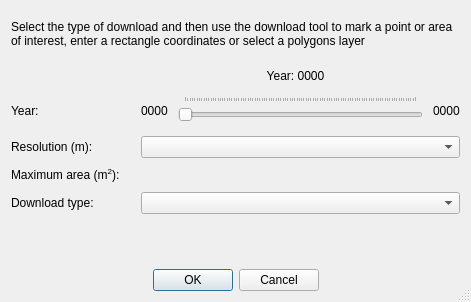
<?xml version="1.0" encoding="UTF-8"?>
<ui version="4.0">
 <class>Download</class>
 <widget class="QDialog" name="Download">
  <property name="geometry">
   <rect>
    <x>0</x>
    <y>0</y>
    <width>471</width>
    <height>302</height>
   </rect>
  </property>
  <property name="sizePolicy">
   <sizepolicy hsizetype="Expanding" vsizetype="Minimum">
    <horstretch>0</horstretch>
    <verstretch>0</verstretch>
   </sizepolicy>
  </property>
  <property name="minimumSize">
   <size>
    <width>0</width>
    <height>0</height>
   </size>
  </property>
  <property name="windowTitle">
   <string>Downloads</string>
  </property>
  <property name="sizeGripEnabled">
   <bool>true</bool>
  </property>
  <property name="modal">
   <bool>true</bool>
  </property>
  <layout class="QGridLayout" name="gridLayout">
   <item row="0" column="0">
    <layout class="QVBoxLayout" name="verticalLayout">
     <property name="spacing">
      <number>10</number>
     </property>
     <item>
      <widget class="QLabel" name="label_info">
       <property name="sizePolicy">
        <sizepolicy hsizetype="Expanding" vsizetype="Expanding">
         <horstretch>0</horstretch>
         <verstretch>0</verstretch>
        </sizepolicy>
       </property>
       <property name="text">
        <string>Select the type of download and then use the download tool to mark a point or area of interest, enter a rectangle coordinates or select a polygons layer</string>
       </property>
       <property name="scaledContents">
        <bool>true</bool>
       </property>
       <property name="wordWrap">
        <bool>true</bool>
       </property>
      </widget>
     </item>
     <item>
      <layout class="QHBoxLayout" name="horizontalLayout_year_2">
       <item>
        <spacer name="horizontalSpacer">
         <property name="orientation">
          <enum>Qt::Horizontal</enum>
         </property>
         <property name="sizeType">
          <enum>QSizePolicy::Fixed</enum>
         </property>
         <property name="sizeHint" stdset="0">
          <size>
           <width>120</width>
           <height>20</height>
          </size>
         </property>
        </spacer>
       </item>
       <item>
        <widget class="QLabel" name="label_year">
         <property name="text">
          <string>Year: 0000</string>
         </property>
         <property name="alignment">
          <set>Qt::AlignCenter</set>
         </property>
        </widget>
       </item>
      </layout>
     </item>
     <item>
      <layout class="QHBoxLayout" name="horizontalLayout_year">
       <item>
        <widget class="QLabel" name="label_year_static">
         <property name="minimumSize">
          <size>
           <width>120</width>
           <height>0</height>
          </size>
         </property>
         <property name="maximumSize">
          <size>
           <width>120</width>
           <height>16777215</height>
          </size>
         </property>
         <property name="text">
          <string>Year:</string>
         </property>
        </widget>
       </item>
       <item>
        <widget class="QLabel" name="label_begin_year">
         <property name="text">
          <string>0000</string>
         </property>
        </widget>
       </item>
       <item>
        <widget class="QSlider" name="horizontalSlider_year">
         <property name="minimumSize">
          <size>
           <width>0</width>
           <height>30</height>
          </size>
         </property>
         <property name="pageStep">
          <number>1</number>
         </property>
         <property name="orientation">
          <enum>Qt::Horizontal</enum>
         </property>
         <property name="tickPosition">
          <enum>QSlider::TicksAbove</enum>
         </property>
         <property name="tickInterval">
          <number>1</number>
         </property>
        </widget>
       </item>
       <item>
        <widget class="QLabel" name="label_end_year">
         <property name="text">
          <string>0000</string>
         </property>
        </widget>
       </item>
      </layout>
     </item>
     <item>
      <layout class="QHBoxLayout" name="horizontalLayout_gsd">
       <item>
        <widget class="QLabel" name="label_gsd">
         <property name="sizePolicy">
          <sizepolicy hsizetype="Fixed" vsizetype="Fixed">
           <horstretch>0</horstretch>
           <verstretch>0</verstretch>
          </sizepolicy>
         </property>
         <property name="minimumSize">
          <size>
           <width>120</width>
           <height>0</height>
          </size>
         </property>
         <property name="maximumSize">
          <size>
           <width>120</width>
           <height>16777215</height>
          </size>
         </property>
         <property name="text">
          <string>Resolution (m):</string>
         </property>
        </widget>
       </item>
       <item>
        <widget class="QComboBox" name="comboBox_gsd">
         <property name="sizePolicy">
          <sizepolicy hsizetype="Expanding" vsizetype="Fixed">
           <horstretch>0</horstretch>
           <verstretch>0</verstretch>
          </sizepolicy>
         </property>
        </widget>
       </item>
      </layout>
     </item>
     <item>
      <layout class="QHBoxLayout" name="horizontalLayout_max_area">
       <item>
        <widget class="QLabel" name="label_max_area">
         <property name="sizePolicy">
          <sizepolicy hsizetype="Fixed" vsizetype="Fixed">
           <horstretch>0</horstretch>
           <verstretch>0</verstretch>
          </sizepolicy>
         </property>
         <property name="minimumSize">
          <size>
           <width>120</width>
           <height>0</height>
          </size>
         </property>
         <property name="maximumSize">
          <size>
           <width>120</width>
           <height>16777215</height>
          </size>
         </property>
         <property name="text">
          <string>&lt;html&gt;&lt;head/&gt;&lt;body&gt;&lt;p&gt;Maximum area (m&lt;span style=&quot; vertical-align:super;&quot;&gt;2&lt;/span&gt;):&lt;/p&gt;&lt;/body&gt;&lt;/html&gt;</string>
         </property>
        </widget>
       </item>
       <item>
        <widget class="QLabel" name="label_max_area2">
         <property name="text">
          <string>                       </string>
         </property>
        </widget>
       </item>
      </layout>
     </item>
     <item>
      <layout class="QHBoxLayout" name="horizontalLayout_download_type">
       <item>
        <widget class="QLabel" name="label_download_type">
         <property name="sizePolicy">
          <sizepolicy hsizetype="Fixed" vsizetype="Fixed">
           <horstretch>0</horstretch>
           <verstretch>0</verstretch>
          </sizepolicy>
         </property>
         <property name="minimumSize">
          <size>
           <width>120</width>
           <height>0</height>
          </size>
         </property>
         <property name="maximumSize">
          <size>
           <width>120</width>
           <height>16777215</height>
          </size>
         </property>
         <property name="text">
          <string>Download type:</string>
         </property>
        </widget>
       </item>
       <item>
        <widget class="QComboBox" name="comboBox_download_type">
         <property name="sizePolicy">
          <sizepolicy hsizetype="Expanding" vsizetype="Fixed">
           <horstretch>0</horstretch>
           <verstretch>0</verstretch>
          </sizepolicy>
         </property>
         <property name="minimumSize">
          <size>
           <width>200</width>
           <height>0</height>
          </size>
         </property>
        </widget>
       </item>
      </layout>
     </item>
     <item>
      <spacer name="verticalSpacer">
       <property name="orientation">
        <enum>Qt::Vertical</enum>
       </property>
       <property name="sizeHint" stdset="0">
        <size>
         <width>20</width>
         <height>40</height>
        </size>
       </property>
      </spacer>
     </item>
     <item>
      <widget class="QDialogButtonBox" name="buttonBox">
       <property name="orientation">
        <enum>Qt::Horizontal</enum>
       </property>
       <property name="standardButtons">
        <set>QDialogButtonBox::Cancel|QDialogButtonBox::Ok</set>
       </property>
       <property name="centerButtons">
        <bool>true</bool>
       </property>
      </widget>
     </item>
    </layout>
   </item>
  </layout>
 </widget>
 <resources/>
 <connections>
  <connection>
   <sender>buttonBox</sender>
   <signal>accepted()</signal>
   <receiver>Download</receiver>
   <slot>accept()</slot>
   <hints>
    <hint type="sourcelabel">
     <x>248</x>
     <y>254</y>
    </hint>
    <hint type="destinationlabel">
     <x>157</x>
     <y>274</y>
    </hint>
   </hints>
  </connection>
  <connection>
   <sender>buttonBox</sender>
   <signal>rejected()</signal>
   <receiver>Download</receiver>
   <slot>reject()</slot>
   <hints>
    <hint type="sourcelabel">
     <x>316</x>
     <y>260</y>
    </hint>
    <hint type="destinationlabel">
     <x>286</x>
     <y>274</y>
    </hint>
   </hints>
  </connection>
  <connection>
   <sender>horizontalSlider_year</sender>
   <signal>valueChanged(int)</signal>
   <receiver>Download</receiver>
   <slot>on_year_changed()</slot>
   <hints>
    <hint type="sourcelabel">
     <x>280</x>
     <y>89</y>
    </hint>
    <hint type="destinationlabel">
     <x>216</x>
     <y>119</y>
    </hint>
   </hints>
  </connection>
  <connection>
   <sender>comboBox_gsd</sender>
   <signal>currentIndexChanged(int)</signal>
   <receiver>Download</receiver>
   <slot>on_gsd_changed()</slot>
   <hints>
    <hint type="sourcelabel">
     <x>280</x>
     <y>132</y>
    </hint>
    <hint type="destinationlabel">
     <x>216</x>
     <y>119</y>
    </hint>
   </hints>
  </connection>
  <connection>
   <sender>comboBox_download_type</sender>
   <signal>currentIndexChanged(int)</signal>
   <receiver>Download</receiver>
   <slot>on_download_type_changed()</slot>
   <hints>
    <hint type="sourcelabel">
     <x>280</x>
     <y>171</y>
    </hint>
    <hint type="destinationlabel">
     <x>216</x>
     <y>119</y>
    </hint>
   </hints>
  </connection>
 </connections>
</ui>
